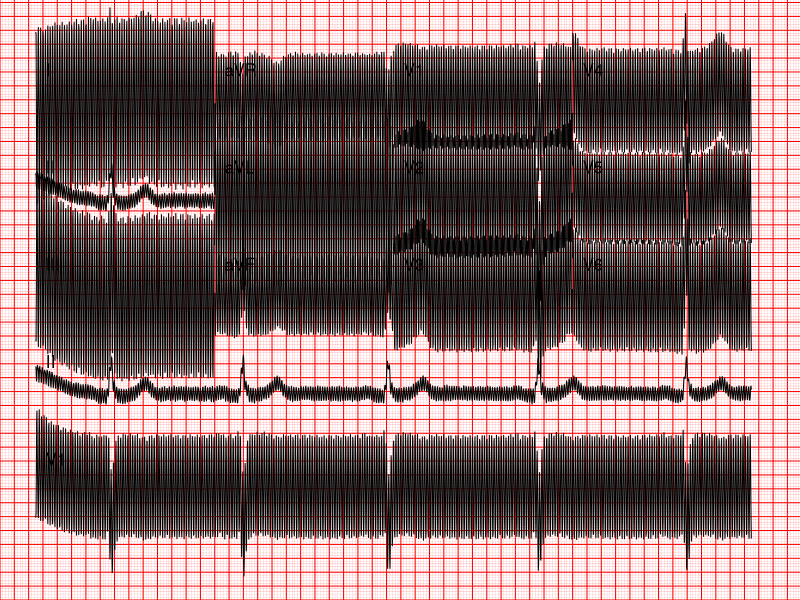

The R script that drew this image:
#!/usr/bin/Rscript

# Electrode configuration:
# BIAS OUT: RL (green) - is connected to the Right Leg.
# IN1P: RA (white) - Right Arm.
# IN2P: LA (black) - Left Arm.
# IN3P: V1 (brown) - fourth intercostal, right strernal border.
# IN4P: V2 (yellow) - fourth intercostal, left sternal border.
# IN5P: V3 (green) - equal distance between V2 and V4.
# IN6P: V4 (blue) - fifth intercostal, left mid clavicular line.
# IN7P: V5 (orange) - anterior axillary line, same level with V4.
# IN8P: V6 (purple) - mid axillary line, same level with V4 and V5.
# IN1N .. IN8N: LL (red) - Left Leg (All negative inputs are tied together).

electrodes <- read.csv("ecg-electrodes.csv",
    col.names=c("magic","leadoffP","leadoffN","GPIO1","GPIO2","GPIO3","GPIO4",
                "RA","LA","V1","V2","V3","V4","V5","V6"));

# num samples
N <- length(electrodes$RA);

electrodes = data.frame(electrodes, LL=1:N * 0);

I <- electrodes$LA - electrodes$RA
II <- electrodes$LL - electrodes$RA
III <- electrodes$LL - electrodes$LA
aVR <- electrodes$RA - (electrodes$LA + electrodes$LL)/2
aVL <- electrodes$LA - (electrodes$RA + electrodes$LL)/2
aVF <- electrodes$LL - (electrodes$RA + electrodes$LA)/2
V1 <- electrodes$V1 - (electrodes$LA + electrodes$RA + electrodes$LL)/3
V2 <- electrodes$V2 - (electrodes$LA + electrodes$RA + electrodes$LL)/3
V3 <- electrodes$V3 - (electrodes$LA + electrodes$RA + electrodes$LL)/3
V4 <- electrodes$V4 - (electrodes$LA + electrodes$RA + electrodes$LL)/3
V5 <- electrodes$V5 - (electrodes$LA + electrodes$RA + electrodes$LL)/3
V6 <- electrodes$V6 - (electrodes$LA + electrodes$RA + electrodes$LL)/3

unfiltered_leads <- data.frame(I, II, III, aVR, aVL, aVF, V1, V2, V3, V4, V5, V6);

# sample rate (samples per second)
rate <- 250

# times
t <- (0:(N - 1)) / rate;


#
# filter the leads with a bandpass filter from 0.1 Hz to 40 Hz
#

# filter setup
highPass <- 0.4; # Hz
highPassWidth <- 0.1; # Hz
lowPass <- 100; # Hz
lowPassWidth <- 1; # Hz
notch <- 60
notch_width <- 1
# possible/valid fft frequencies
f <- (0:(N - 1)) / N * rate;
# windowing function (just the product of two sigmoid functions)
win <- function(freq) {
    1 / (1 + exp(-(freq - highPass) / highPassWidth)) * # high pass
    1 / (1 + exp((freq - lowPass) / lowPassWidth)) * # low pass
    (1 - exp(-(((freq-notch)/notch_width)^2))) # notch
};

# apply the filter to each lead in turn
filtered_leads = unfiltered_leads
for (i in 1:dim(unfiltered_leads)[2]) {
    fft_unfiltered_lead = fft(unfiltered_leads[,i])
    fft_filtered_lead <- fft_unfiltered_lead * (win(f) + win(f[length(f)] - f));
    filtered_leads[,i] = Re(fft(fft_filtered_lead, inverse=TRUE) / N)
}

# plot the raw data
if (FALSE) {
    X11()
    par(mfcol=c(8,1),cex=0.1)
    for (i in (-8:-1 + dim(electrodes)[2])) {
        plot(t, electrodes[,i], type="l", lwd=2, xlim=c(1,11), ylim=c(-1./3, 1./3))
    }
}

# plot the processed data
if (FALSE) {
    X11()
    par(mfcol=c(6,2),cex=0.1)
    for (i in 1:dim(unfiltered_leads)[2]) {
        plot(t, filtered_leads[,i], type="l", lwd=2, xlim=c(8,11), ylim=c(-4e-3,4e-3))
    }
}

# plot the data on the standard grid
if (TRUE) {
    paper_speed_m_p_s <- 0.025
    gain_m_p_V <- 10.

    width_in <- 11
    height_in <- 8.5
    m_p_in <- 25.4e-3
    width_m <- width_in * m_p_in
    height_m <- height_in * m_p_in
    width_s <- width_m/paper_speed_m_p_s
    height_V <- height_m/gain_m_p_V

    rows = 3
    cols = 4

    offset_x_s <- 0.5
    offset_y_V <- 4e-3
    length_x_s <- 10.
    step_x_s <- length_x_s / cols
    step_y_V <- 3.5e-3
    step_x_samples <- step_x_s * rate
    start_time_samples <- step_x_s * 4
    offset_label_V = 1e-3

    grid_size_x_s = 40e-3
    grid_size_y_V = 0.1e-3
    thick_line_every_n = 5
    thin_lwd=0.1
    thick_lwd=1

    pdf("ecg.pdf", width=width_in, height=height_in)
    plot.new()
    par(mar=c(0,0,0,0))
    plot.window(xlim=c(0,width_s), ylim=c(0, height_m/gain_m_p_V),
                xaxs="i", yaxs="i" # use the exact plot range specified
                )

    # draw the grid
    for (i in 0:floor(width_s / grid_size_x_s)) {
        abline(v=i * grid_size_x_s,
               lwd=(if (i %% thick_line_every_n == 0) thick_lwd else thin_lwd),
               col="red")
    }
    for (i in 0:floor(height_V / grid_size_y_V)) {
        abline(h=i * grid_size_y_V,
               lwd=(if (i %% thick_line_every_n == 0) thick_lwd else thin_lwd),
               col="red")
    }

    center_median <- function (x) { x - median(x) }

    plot_trace <- function (lead, samples, row, col) {
        zero_x <- step_x_s * (col - 1) + offset_x_s
        zero_y <- step_y_V * (row - 1) + offset_y_V
        lines(t[samples]  - t[samples[1]] + zero_x,
             center_median(filtered_leads[samples, lead]) + zero_y
             )
        text(zero_x,
             zero_y + offset_label_V,
             colnames(unfiltered_leads)[lead],
             pos=4)
    }

    #plot the main traces
    for (j in 0:(cols-1)) {
        for (i in 0:(rows-1)) {
            samples = 1:step_x_samples + step_x_samples * j + start_time_samples
            lead = 1 + i + j*rows
            plot_trace(lead, samples, 5-i, j+1)
        }
    }

    #plot the rhythm strips
    rhythm_leads <- c(2,7)
    samples = 1:(step_x_samples * cols) + start_time_samples
    for (i in 1:length(rhythm_leads)) {
        plot_trace(rhythm_leads[i], samples, 3-i, 1)
    }

    dev.off()
}

